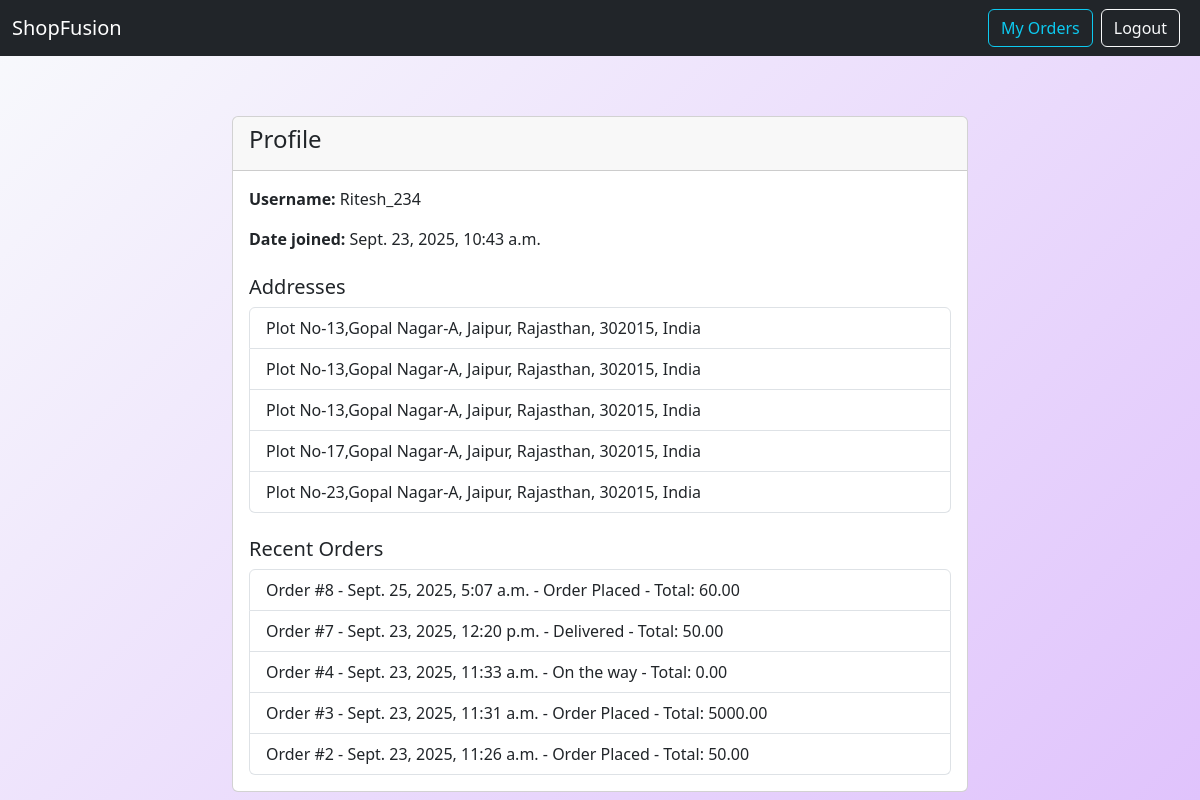
Page /profile/ (signed in) on the committed database.
### store/models.py (models this page shows, shortened)
class Address(models.Model):
    user = models.ForeignKey(User, on_delete=models.CASCADE)
    address_line = models.CharField(max_length=255)
    city = models.CharField(max_length=100)
    state = models.CharField(max_length=100)
    postal_code = models.CharField(max_length=20)
    country = models.CharField(max_length=100)

class Order(models.Model):
    user = models.ForeignKey(User, on_delete=models.CASCADE)
    address = models.ForeignKey(Address, on_delete=models.CASCADE)
    created_at = models.DateTimeField(auto_now_add=True)
    items = models.ManyToManyField(CartItem)
    total = models.DecimalField(max_digits=10, decimal_places=2)
    tracking_status = models.CharField(max_length=100, default='Order Placed')

### store/views.py (the view)
# urls.py: path('profile/', views.profile, name='user_profile'),
def profile(request):
    if not request.shop_user:
        return redirect('login')
    user_id = request.shop_user.id
    username = request.shop_user.username
    email = request.shop_user.email
    date_joined = request.shop_user.date_joined
    addresses = Address.objects.filter(user=request.shop_user)
    recent_orders = Order.objects.filter(user=request.shop_user).order_by('-created_at')[:5]
    profile_user = {
        'username': username,
        'email': email,
        'date_joined': date_joined,
    }
    return render(request, 'store/profile.html', {
        'profile_user': profile_user,
        'addresses': addresses,
        'recent_orders': recent_orders,
    })

### store/templates/store/profile.html (shortened to what this page needs)
<!DOCTYPE html>
<html lang="en">
<head>
    <link href="https://cdn.jsdelivr.net/npm/bootstrap@5.3.0/dist/css/bootstrap.min.css" rel="stylesheet">
</head>
<body>
  <nav class="navbar navbar-expand-lg navbar-dark bg-dark">
    <div class="container-fluid">
            <a class="navbar-brand" href="{% url 'user_home' %}">ShopFusion</a>
            <div class="d-flex align-items-center">
                <a href="{% url 'my_orders' %}" class="btn btn-outline-info me-2">My Orders</a>
                <a href="{% url 'logout' %}" class="btn btn-outline-light me-2">Logout</a>
            </div>
        </div>
    </nav>
    <div class="container profile-card">
      <div class="row">
        <div class="col-md-8 offset-md-2">
          <div class="card">
            <div class="card-header">
              <h4>Profile</h4>
            </div>
            <div class="card-body">
              <p><strong>Username:</strong> {{ profile_user.username }}</p>
              <p><strong>Date joined:</strong> {{ profile_user.date_joined }}</p>
              <h5 class="mt-4">Addresses</h5>
              {% if addresses %}
                <ul class="list-group">
                  {% for addr in addresses %}
                    <li class="list-group-item">
                      {{ addr.address_line }}, {{ addr.city }}, {{ addr.state }},
                      {{ addr.postal_code }}, {{ addr.country }}
                    </li>
                  {% endfor %}
                </ul>
              {% else %}
                <p>No addresses found.</p>
              {% endif %}
              <h5 class="mt-4">Recent Orders</h5>
              {% if recent_orders %}
                <ul class="list-group">
                  {% for o in recent_orders %}
                    <li class="list-group-item">
                      Order #{{ o.id }} - {{ o.created_at }} - {{ o.tracking_status }} - Total: {{ o.total }}
                    </li>
                  {% endfor %}
                </ul>
              {% else %}
                <p>No orders found.</p>
              {% endif %}
            </div>
          </div>
        </div>
      </div>
    </div>
</body>
</html>

### store/templates/store/profile.html (style rules this page uses)
body { background: linear-gradient(135deg, #f8fafc 0%, #e0c3fc 100%); min-height: 100vh; }
.profile-card { margin-top: 60px; }

### rows in the picture
Address: address_line "Plot No-13,Gopal Nagar-A", city "Jaipur", state "Rajasthan", postal_code "302015", country "India"
Address: address_line "Plot No-13,Gopal Nagar-A", city "Jaipur", state "Rajasthan", postal_code "302015", country "India"
Address: address_line "Plot No-13,Gopal Nagar-A", city "Jaipur", state "Rajasthan", postal_code "302015", country "India"
Address: address_line "Plot No-17,Gopal Nagar-A", city "Jaipur", state "Rajasthan", postal_code "302015", country "India"
Address: address_line "Plot No-23,Gopal Nagar-A", city "Jaipur", state "Rajasthan", postal_code "302015", country "India"
Order: id "8", created_at "Sept. 25, 2025, 5:07 a.m.", tracking_status "Order Placed", total "60.00"
Order: id "7", created_at "Sept. 23, 2025, 12:20 p.m.", tracking_status "Delivered", total "50.00"
Order: id "4", created_at "Sept. 23, 2025, 11:33 a.m.", tracking_status "On the way", total "0.00"
Order: id "3", created_at "Sept. 23, 2025, 11:31 a.m.", tracking_status "Order Placed", total "5000.00"
Order: id "2", created_at "Sept. 23, 2025, 11:26 a.m.", tracking_status "Order Placed", total "50.00"

### other values in the picture
{{ profile_user.username }} "Ritesh_234"
{{ profile_user.date_joined }} "Sept. 23, 2025, 10:43 a.m."
